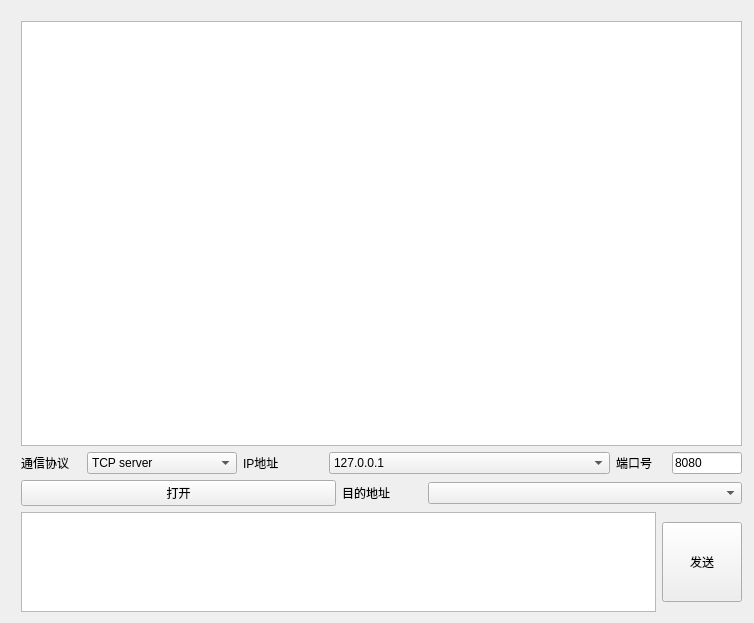
<?xml version="1.0" encoding="UTF-8"?>
<ui version="4.0">
 <class>Widget</class>
 <widget class="QWidget" name="Widget">
  <property name="geometry">
   <rect>
    <x>0</x>
    <y>0</y>
    <width>754</width>
    <height>623</height>
   </rect>
  </property>
  <property name="windowTitle">
   <string>网络调试助手</string>
  </property>
  <widget class="QWidget" name="layoutWidget">
   <property name="geometry">
    <rect>
     <x>11</x>
     <y>11</y>
     <width>741</width>
     <height>611</height>
    </rect>
   </property>
   <layout class="QGridLayout" name="gridLayout">
    <property name="leftMargin">
     <number>10</number>
    </property>
    <property name="topMargin">
     <number>10</number>
    </property>
    <property name="rightMargin">
     <number>10</number>
    </property>
    <property name="bottomMargin">
     <number>10</number>
    </property>
    <item row="0" column="0" colspan="2">
     <widget class="QTextEdit" name="textEditMain">
      <property name="minimumSize">
       <size>
        <width>0</width>
        <height>0</height>
       </size>
      </property>
     </widget>
    </item>
    <item row="1" column="0" colspan="2">
     <layout class="QHBoxLayout" name="horizontalLayout">
      <item>
       <widget class="QLabel" name="labelProtocol">
        <property name="maximumSize">
         <size>
          <width>60</width>
          <height>16777215</height>
         </size>
        </property>
        <property name="text">
         <string>通信协议</string>
        </property>
       </widget>
      </item>
      <item>
       <widget class="QComboBox" name="comboBoxProtocol">
        <property name="maximumSize">
         <size>
          <width>150</width>
          <height>16777215</height>
         </size>
        </property>
        <item>
         <property name="text">
          <string>TCP server</string>
         </property>
        </item>
        <item>
         <property name="text">
          <string>TCP client</string>
         </property>
        </item>
        <item>
         <property name="text">
          <string>UDP</string>
         </property>
        </item>
       </widget>
      </item>
      <item>
       <widget class="QLabel" name="labelIPAddress">
        <property name="maximumSize">
         <size>
          <width>80</width>
          <height>16777215</height>
         </size>
        </property>
        <property name="text">
         <string>IP地址</string>
        </property>
       </widget>
      </item>
      <item>
       <widget class="QComboBox" name="comboBoxIPAddress">
        <property name="maximumSize">
         <size>
          <width>16777215</width>
          <height>16777215</height>
         </size>
        </property>
        <item>
         <property name="text">
          <string>127.0.0.1</string>
         </property>
        </item>
       </widget>
      </item>
      <item>
       <widget class="QLabel" name="labelPort">
        <property name="maximumSize">
         <size>
          <width>50</width>
          <height>16777215</height>
         </size>
        </property>
        <property name="text">
         <string>端口号</string>
        </property>
       </widget>
      </item>
      <item>
       <widget class="QLineEdit" name="lineEditPort">
        <property name="maximumSize">
         <size>
          <width>70</width>
          <height>16777215</height>
         </size>
        </property>
        <property name="text">
         <string>8080</string>
        </property>
       </widget>
      </item>
     </layout>
    </item>
    <item row="2" column="0" colspan="2">
     <layout class="QHBoxLayout" name="horizontalLayout_2">
      <item>
       <widget class="QPushButton" name="pushButtonOpen">
        <property name="text">
         <string>打开</string>
        </property>
       </widget>
      </item>
      <item>
       <widget class="QLabel" name="labelDesAddress">
        <property name="maximumSize">
         <size>
          <width>80</width>
          <height>16777215</height>
         </size>
        </property>
        <property name="text">
         <string>目的地址</string>
        </property>
       </widget>
      </item>
      <item>
       <widget class="MyComboBox" name="comboBoxDesAdddress"/>
      </item>
     </layout>
    </item>
    <item row="3" column="0">
     <widget class="QTextEdit" name="textEditSend">
      <property name="minimumSize">
       <size>
        <width>0</width>
        <height>0</height>
       </size>
      </property>
      <property name="maximumSize">
       <size>
        <width>16777215</width>
        <height>100</height>
       </size>
      </property>
     </widget>
    </item>
    <item row="3" column="1">
     <widget class="QPushButton" name="pushButtonSend">
      <property name="minimumSize">
       <size>
        <width>80</width>
        <height>80</height>
       </size>
      </property>
      <property name="text">
       <string>发送</string>
      </property>
     </widget>
    </item>
   </layout>
  </widget>
 </widget>
 <customwidgets>
  <customwidget>
   <class>MyComboBox</class>
   <extends>QComboBox</extends>
   <header location="global">mycombobox.h</header>
  </customwidget>
 </customwidgets>
 <resources/>
 <connections/>
</ui>
